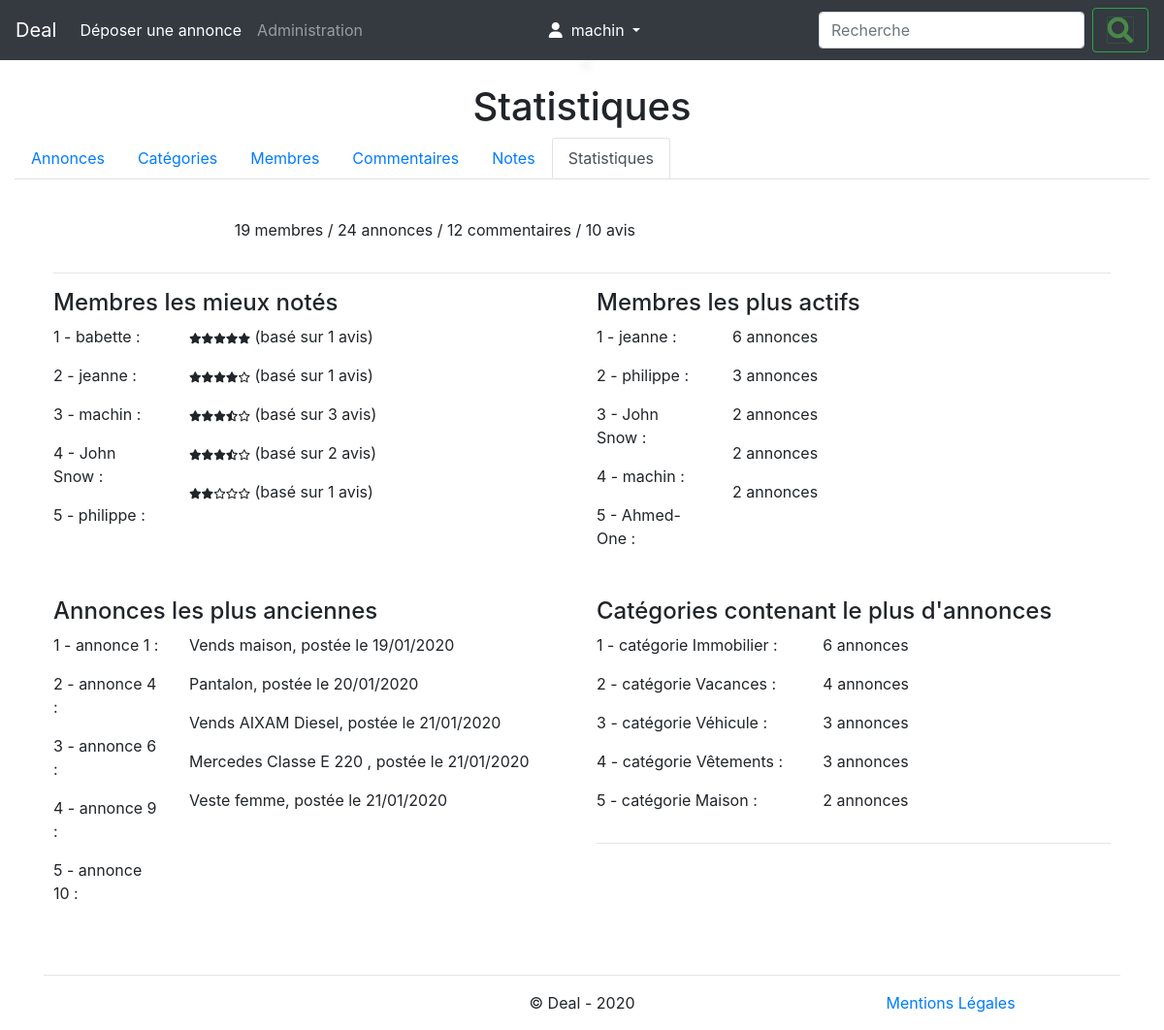
Page /admin/statistiques.php (signed in) on the committed database.
### tables this page shows
CREATE TABLE IF NOT EXISTS `annonce` (
  `id` int(11) NOT NULL AUTO_INCREMENT,
  `titre` varchar(255) NOT NULL,
  `description_courte` varchar(255) NOT NULL,
  `description_longue` text NOT NULL,
  `prix` float NOT NULL,
  `photo` varchar(255) NOT NULL,
  `pays` varchar(100) NOT NULL,
  `ville` varchar(100) NOT NULL,
  `adresse` text NOT NULL,
  `code_postal` char(5) NOT NULL,
  `membre_id` int(11) DEFAULT NULL,
  `categorie_id` int(11) NOT NULL,
  `date_enregistrement` datetime NOT NULL,
  PRIMARY KEY (`id`),
  KEY `membre_id` (`membre_id`),
  KEY `categorie_id` (`categorie_id`)
);

### inc/init.php (called while the page is built, shortened)
<?php
$pdo = new PDO( 'mysql:host=localhost;dbname=deal'
              , 'philippe'
              , 'Philippe'
              , array ( PDO::ATTR_ERRMODE => PDO::ERRMODE_WARNING
              	      , PDO::MYSQL_ATTR_INIT_COMMAND => 'SET NAMES utf8'
              	      )
              );
$contenu = '';
require_once 'functions.php';

### admin/statistiques.php (the view, shortened to what this page needs)
<?php
require_once '../inc/init.php';
$resultat = executerRequete ("SELECT COUNT(*) FROM annonce");
$nombreAnnonces = $resultat->fetch (PDO::FETCH_NUM)[0];
$resultat = executerRequete ("SELECT COUNT(*) FROM membre");
$nombreMembres = $resultat->fetch (PDO::FETCH_NUM)[0];
$resultat = executerRequete ("SELECT COUNT(*) FROM commentaire");
$nombreCommentaires = $resultat->fetch (PDO::FETCH_NUM)[0];
$resultat = executerRequete ("SELECT COUNT(*) FROM note");
$nombreAvis = $resultat->fetch (PDO::FETCH_NUM)[0];
$resultat=executerRequete("SELECT pseudo, COUNT(note) nombreAvis, AVG(note) moyenne FROM membre LEFT JOIN note ON membre.id=note.membre_id2 GROUP BY membre.id ORDER BY moyenne DESC LIMIT 5");
$tableAvis = $resultat->fetchAll (PDO::FETCH_ASSOC);
$resultat=executerRequete("SELECT pseudo, COUNT(annonce.id) nombreAnnonces FROM membre LEFT JOIN annonce ON membre.id=membre_id GROUP BY membre.id ORDER BY nombreAnnonces DESC LIMIT 5");
$tableActifs = $resultat->fetchAll (PDO::FETCH_ASSOC);
$resultat=executerRequete("SELECT id, titre, DATE_FORMAT(date_enregistrement,'%d/%m/%Y') date FROM annonce ORDER BY date_enregistrement LIMIT 5");
$tableAnnonces = $resultat->fetchAll (PDO::FETCH_ASSOC);
$resultat=executerRequete("SELECT categorie.titre titre, COUNT(annonce.id) nombreAnnonces FROM categorie LEFT JOIN annonce ON categorie.id = categorie_id GROUP BY (categorie.id) ORDER BY nombreAnnonces DESC LIMIT 5");
$tableCategories = $resultat->fetchAll (PDO::FETCH_ASSOC);
$contenu .= '<div style="padding:20px; margin:20px;">';
$contenu .=     '<div class="row">';
$contenu .=         '<div class="col-sm-2">';
$contenu .=         '</div>';
$contenu .=         '<div class="col-sm">';
$contenu .=             "<p>$nombreMembres membres / $nombreAnnonces annonces / $nombreCommentaires commentaires / $nombreAvis avis</p>";
$contenu .=         '</div>';
$contenu .=         '<div class="col-sm-12">';
$contenu .=             '<hr>';
$contenu .=         '</div>';
$contenu .=     '</div>';
$contenu .=     '<div class="row">';
$contenu .=         '<div class="col-sm-6">';
$contenu .=             '<h4>Membres les mieux notés</h4>';
$contenu .=             '<div class="row">';
$contenu .=                 '<div class="col-sm-3">';
for ($i=0; $i<5 && $i<sizeof($tableAvis); $i++)
	$contenu .=                 '<p>'.($i+1).' - '. $tableAvis[$i]['pseudo'].' :<p>';
$contenu .=                 '</div>';
$contenu .=                 '<div class="col-sm">';
for ($i=0; $i<5 && $i<sizeof($tableAvis); $i++)
	$contenu .=                 '<p>'.noteEnEtoiles($tableAvis[$i]['moyenne']).' (basé sur '.$tableAvis[$i]['nombreAvis'].' avis)</p>';
$contenu .=                 '</div>';
$contenu .=             '</div>';
$contenu .=         '</div>';
$contenu .=         '<div class="col-sm-6">';
$contenu .=             '<h4>Membres les plus actifs</h4>';
$contenu .=             '<div class="row">';
$contenu .=                 '<div class="col-sm-3">';
for ($i=0; $i<5 && $i<sizeof($tableActifs); $i++)
	$contenu .=                 '<p>'.($i+1).' - '. $tableActifs[$i]['pseudo'].' :</p>';
$contenu .=                 '</div>';
$contenu .=                 '<div class="col-sm">';
for ($i=0; $i<5 && $i<sizeof($tableActifs); $i++)
	$contenu .=                 '<p>'.$tableActifs[$i]['nombreAnnonces'].' annonces</p>';
$contenu .=                 '</div>';
$contenu .=             '</div>';
$contenu .=         '</div>';
$contenu .=     '</div>';
$contenu .=     '<div class="row"><hr></div>';
$contenu .=     '<div class="row">';
$contenu .=         '<div class="col-sm-6">';
$contenu .=             '<h4>Annonces les plus anciennes</h4>';
$contenu .=             '<div class="row">';
$contenu .=                 '<div class="col-sm-3">';
for ($i=0; $i<5 && $i<sizeof($tableAnnonces); $i++)
	$contenu .=                 '<p>'.($i+1).' - annonce '. $tableAnnonces[$i]['id'].' :</p>';
$contenu .=                 '</div>';
$contenu .=                 '<div class="col-sm">';
for ($i=0; $i<5 && $i<sizeof($tableAnnonces); $i++)
	$contenu .=                 '<p>'.$tableAnnonces[$i]['titre'].', postée le '.$tableAnnonces[$i]['date'].'</p>';
$contenu .=                 '</div>';
$contenu .=             '</div>';
$contenu .=         '</div>';
$contenu .=         '<div class="col-sm-6">';
$contenu .=             '<h4>Catégories contenant le plus d\'annonces</h4>';
$contenu .=             '<div class="row">';
$contenu .=                 '<div class="col-sm-5">';
for ($i=0; $i<5 && $i<sizeof($tableCategories); $i++)
	$contenu .=                 '<p>'.($i+1).' - catégorie '. $tableCategories[$i]['titre'].' :</p>';
$contenu .=                 '</div>';
$contenu .=                 '<div class="col-sm">';
for ($i=0; $i<5 && $i<sizeof($tableCategories); $i++)
	$contenu .=                 '<p>'.$tableCategories[$i]['nombreAnnonces'].' annonce'.(($tableCategories[$i]['nombreAnnonces']*1)>1?'s':'').'</p>';
$contenu .=                 '</div>';
$contenu .=             '</div>';
$contenu .=             '<hr>';
$contenu .=         '</div>';
$contenu .=     '</div>';
$contenu .= '</div>';
require_once '../inc/header.php';
echo $contenu;
require_once '../inc/footer.php';

### rows in the picture
annonce: id "1", titre "Vends maison", date "19/01/2020"
annonce: id "4", titre "Pantalon", date "20/01/2020"
annonce: id "6", titre "Vends AIXAM Diesel", date "21/01/2020"
annonce: id "9", titre "Mercedes Classe E 220", date "21/01/2020"
annonce: id "10", titre "Veste femme", date "21/01/2020"

### other values in the picture
$_SESSION['membre']['pseudo'] "machin"
$titre "Statistiques"
$nombreMembres "19"
$nombreAnnonces "24"
$nombreCommentaires "12"
$nombreAvis "10"
$tableAvis[$i]['pseudo'] "babette"
$tableAvis[$i]['pseudo'] "jeanne"
$tableAvis[$i]['pseudo'] "machin"
$tableAvis[$i]['pseudo'] "John Snow"
$tableAvis[$i]['pseudo'] "philippe"
$tableAvis[$i]['nombreAvis'] "1"
$tableAvis[$i]['nombreAvis'] "3"
$tableAvis[$i]['nombreAvis'] "2"
$tableActifs[$i]['pseudo'] "jeanne"
